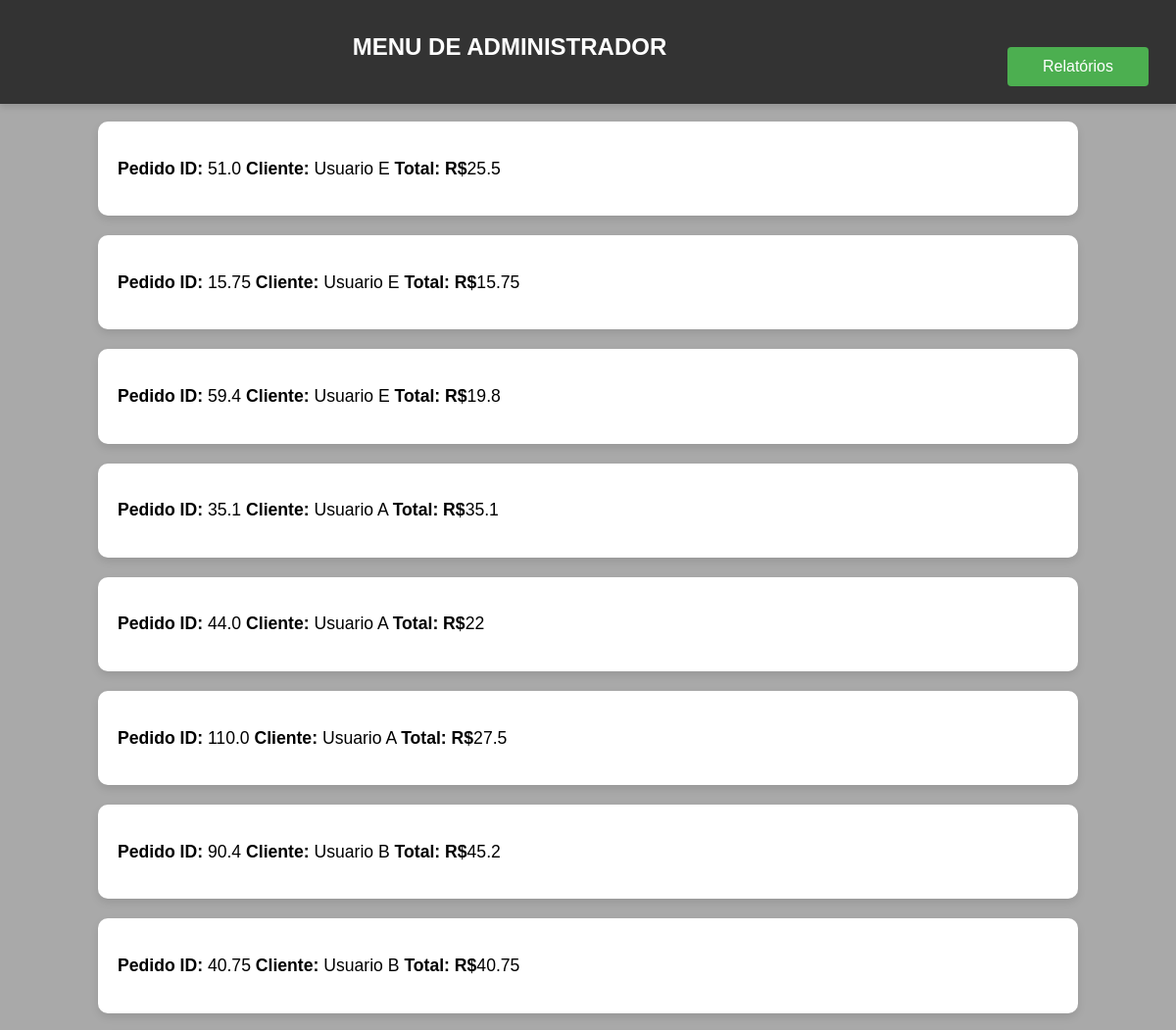
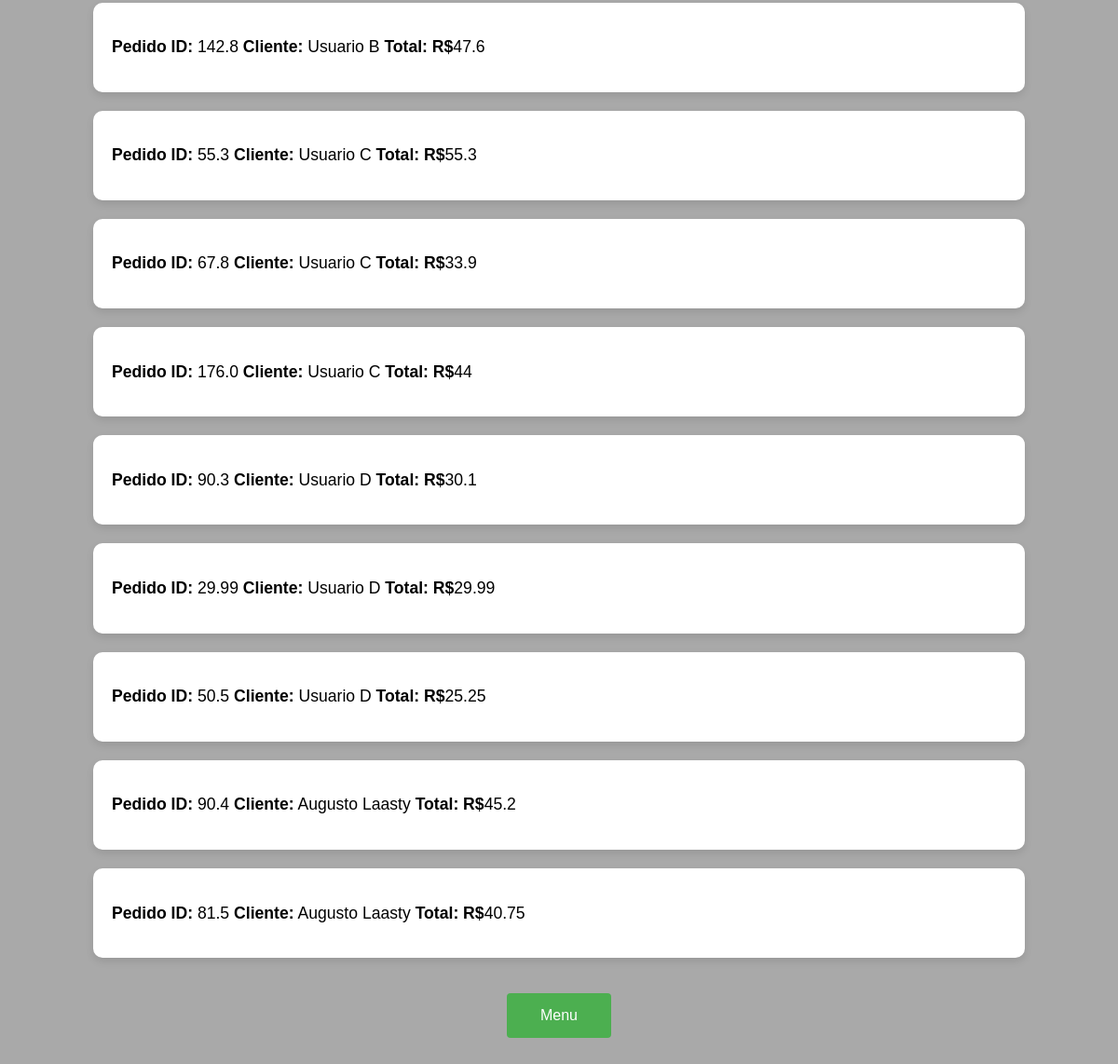
Page /pedidos (signed in) on the committed database (2 pictures, top to bottom).
### tables this page shows
CREATE TABLE pedido (
                        id INTEGER PRIMARY KEY AUTOINCREMENT,
                        usuario TEXT NOT NULL,
                        id_restaurante INTEGER NOT NULL,
                        id_produto INTEGER NOT NULL,
                        quantidade INTEGER NOT NULL,
                        preco INTEGER NOT NULL,
                        total FLOAT NOT NULL,
                        id_pedido INTEGER NOT NULL,
                        status TEXT DEFAULT 'criado',
                        FOREIGN KEY (usuario) REFERENCES usuario(nome),
                        FOREIGN KEY (id_restaurante) REFERENCES restaurante(id),
                        FOREIGN KEY (id_produto) REFERENCES produto(id)
                    );

### flaskServer.py (the view)
@flask_app.route('/pedidos')
def pedidos():
    restaurante = Singleton().get_current_restaurant_flask()
    admin = Singleton().get_current_admin()
    if restaurante:
        products = my_db.get_pedidos(restaurante.pk)
        return render_template('pedidos.html', pedidos=products, is_admin=False, logged_in=True)
    elif admin:
        products = my_db.get_all_pedidos()
        return render_template('pedidos.html', pedidos=products, is_admin=True, logged_in=True)
    else:
        return render_template('pedidos.html', pedidos=[], is_admin=False, logged_in=False)

### database/db.py (called while the page is built)
    def get_all_pedidos(self):
        cur = self.connection.cursor()
        cur.execute('''SELECT id, usuario, id_restaurante, id_produto, quantidade, preco, total, id_pedido, status
                     FROM pedido''')
        records = cur.fetchall()
        pedidos = []
        for item in records:
            pedido = Pedido(pk=item[0], usuario=item[1], id_produto=item[2], quantidade=item[3], preco=item[4],
                            total=item[5], id_pedido=item[6], status=item[7], id_restaurante=item[8])
            pedidos.append(pedido)
        return pedidos if pedidos else None

### utils/singleton.py (called while the page is built, shortened)
    def __new__(cls):
        return cls._instance

    def get_current_restaurant_flask(self):
        return self.current_restaurant_flask

    def get_current_admin(self):
        return self.current_admin

### templates/pedidos.html (shortened to what this page needs)
<!DOCTYPE html>
<html lang="pt-br">
<head>
    <link rel="stylesheet" href="{{ url_for('static', filename='css/pedidos.css') }}"/>
</head>
<body>
    {% if not logged_in %}
    <div class="container">
        <h1>Você não está logado</h1>
        <a href="{{ url_for('index') }}" class="link-index">
            <button class="index-button"> Menu </button>
        </a>
    </div>
    {% elif is_admin %}
    <div class="appbar">
        <div class="appbar-title">
            <p>Menu de Administrador</p>
        </div>
        <a href="{{ url_for('relatorios_admin') }}" class="link-relatorios_admin">
            <button class="relatorios-button">Relatórios</button>
        </a>
    </div>
    <div class="container">
        <ul class="pedido-lista">
            {% for pedido in pedidos %}
            <li class="pedido-item">
                <p>
                    <strong>Pedido ID:</strong> {{ pedido.id_pedido }}
                    <strong>Cliente:</strong> {{ pedido.usuario }}
                    <strong>Total: R$</strong>{{ pedido.total }}
                </p>
            </li>
            {% endfor %}
        </ul>
        <a href="{{ url_for('index') }}" class="link-index">
            <button class="index-button"> Menu </button>
        </a>
    </div>
    {% endif %}
</body>
</html>

### static/css/pedidos.css (style rules this page uses)
body { font-family: Arial, sans-serif; background-color: darkgray; display: flex; justify-content: center; align-items: flex-start; height: 100vh; margin: 0; overflow-y: auto; }
.appbar { width: 100%; background-color: #333; padding: 10px 20px; display: flex; justify-content: flex-end; box-shadow: 0 4px 6px rgba(0, 0, 0, 0.1); position: fixed; top: 0; left: 0; z-index: 1000; box-sizing: border-box; }
.appbar-title { flex-grow: 1; text-align: center; color: white; font-size: 1.5rem; font-weight: bold; text-transform: uppercase; }
.container { display: flex; justify-content: center; align-items: center; flex-direction: column; margin: 2rem; margin-top: 100px; padding: 1.5rem; }
.pedido-lista { margin: 0; padding: 0; list-style: none; display: flex; flex-direction: column; gap: 20px; }
.pedido-item { background-color: #ffffff; border-radius: 10px; box-shadow: 0 4px 8px rgba(0, 0, 0, 0.1); padding: 20px; width: 80vw; text-align: left; font-size: 1.1rem; transition: transform 0.2s ease, box-shadow 0.2s ease; }
a { margin-top: 30px; color: #007BFF; text-decoration: none; }
.index-button { width: 7rem; height: 3rem; padding: 0.8rem; margin: 0.5rem; background-color: #4CAF50; color: white; border: none; border-radius: 4px; font-size: 1rem; cursor: pointer; }
.relatorios-button { width: 9rem; height: 2.5rem; padding: 0.5rem; margin: 0.5rem; background-color: #4CAF50; color: white; border: none; border-radius: 4px; font-size: 1rem; cursor: pointer; }

### rows in the picture
pedido: id_pedido "51.0", usuario "Usuario E", total "25.5"
pedido: id_pedido "15.75", usuario "Usuario E", total "15.75"
pedido: id_pedido "59.4", usuario "Usuario E", total "19.8"
pedido: id_pedido "35.1", usuario "Usuario A", total "35.1"
pedido: id_pedido "44.0", usuario "Usuario A", total "22"
pedido: id_pedido "110.0", usuario "Usuario A", total "27.5"
pedido: id_pedido "90.4", usuario "Usuario B", total "45.2"
pedido: id_pedido "40.75", usuario "Usuario B", total "40.75"
pedido: id_pedido "142.8", usuario "Usuario B", total "47.6"
pedido: id_pedido "55.3", usuario "Usuario C", total "55.3"
pedido: id_pedido "67.8", usuario "Usuario C", total "33.9"
pedido: id_pedido "176.0", usuario "Usuario C", total "44"
pedido: id_pedido "90.3", usuario "Usuario D", total "30.1"
pedido: id_pedido "29.99", usuario "Usuario D", total "29.99"
pedido: id_pedido "50.5", usuario "Usuario D", total "25.25"
pedido: id_pedido "90.4", usuario "Augusto Laasty", total "45.2"
pedido: id_pedido "81.5", usuario "Augusto Laasty", total "40.75"
